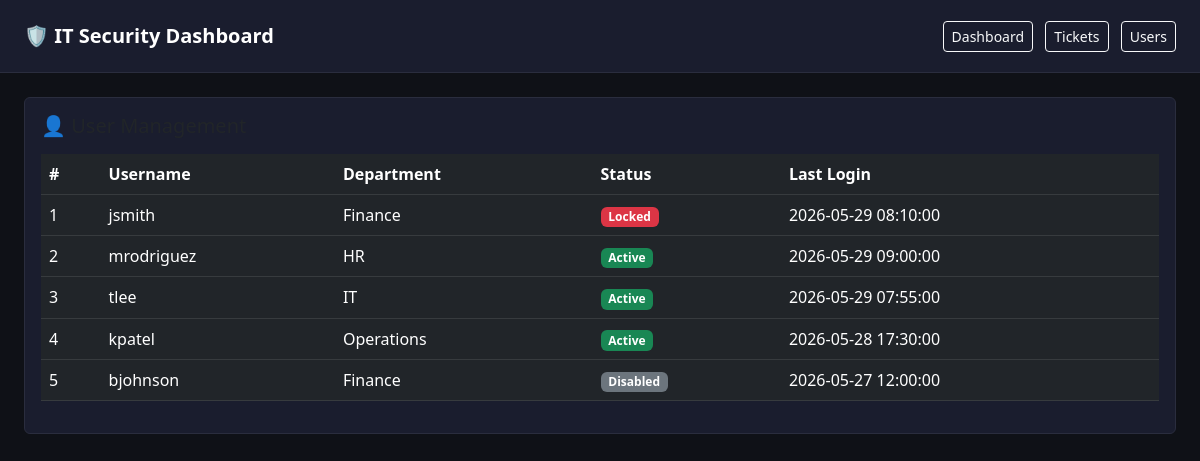
Screenshot of /users with the database file from the repository.
### tables this page shows
CREATE TABLE users (
        id INTEGER PRIMARY KEY AUTOINCREMENT,
        username TEXT,
        department TEXT,
        status TEXT DEFAULT 'Active',
        last_login TEXT
    );

### app.py (the view)
@app.route('/users')
def users():
    conn = sqlite3.connect('dashboard.db')
    c = conn.cursor()
    c.execute("SELECT * FROM users")
    users = c.fetchall()
    conn.close()
    return render_template('users.html', users=users)

### templates/users.html (shortened to what this page needs)
<!DOCTYPE html>
<html lang="en">
<head>
  <link href="https://cdn.jsdelivr.net/npm/bootstrap@5.3.0/dist/css/bootstrap.min.css" rel="stylesheet">
</head>
<body>
<nav class="navbar navbar-dark px-4 py-3">
  <span class="navbar-brand fw-bold">🛡️ IT Security Dashboard</span>
  <div>
    <a href="/" class="btn btn-sm btn-outline-light me-2">Dashboard</a>
    <a href="/tickets" class="btn btn-sm btn-outline-light me-2">Tickets</a>
    <a href="/users" class="btn btn-sm btn-outline-light">Users</a>
  </div>
</nav>
<div class="container-fluid p-4">
  <div class="card p-3">
    <h5 class="mb-3">👤 User Management</h5>
    <table class="table table-dark table-hover">
      <thead>
        <tr>
          <th>#</th>
          <th>Username</th>
          <th>Department</th>
          <th>Status</th>
          <th>Last Login</th>
        </tr>
      </thead>
      <tbody>
        {% for user in users %}
        <tr>
          <td>{{ user[0] }}</td>
          <td>{{ user[1] }}</td>
          <td>{{ user[2] }}</td>
          <td>
            {% if user[3] == 'Active' %}
              <span class="badge bg-success">Active</span>
            {% elif user[3] == 'Locked' %}
              <span class="badge bg-danger">Locked</span>
            {% else %}
              <span class="badge bg-secondary">Disabled</span>
            {% endif %}
          </td>
          <td>{{ user[4] }}</td>
        </tr>
        {% endfor %}
      </tbody>
    </table>
  </div>
</div>
</body>
</html>

### templates/users.html (style rules this page uses)
body { background-color: #0f1117; color: #e0e0e0; }
.navbar { background-color: #1a1d2e; border-bottom: 1px solid #2a2d3e; }
.card { background-color: #1a1d2e; border: 1px solid #2a2d3e; }
table { color: #e0e0e0; }

### rows the page displays
users: id "1", username "jsmith", department "Finance", status "Locked", last_login "2026-05-29 08:10:00"
users: id "2", username "mrodriguez", department "HR", status "Active", last_login "2026-05-29 09:00:00"
users: id "3", username "tlee", department "IT", status "Active", last_login "2026-05-29 07:55:00"
users: id "4", username "kpatel", department "Operations", status "Active", last_login "2026-05-28 17:30:00"
users: id "5", username "bjohnson", department "Finance", status "Disabled", last_login "2026-05-27 12:00:00"
